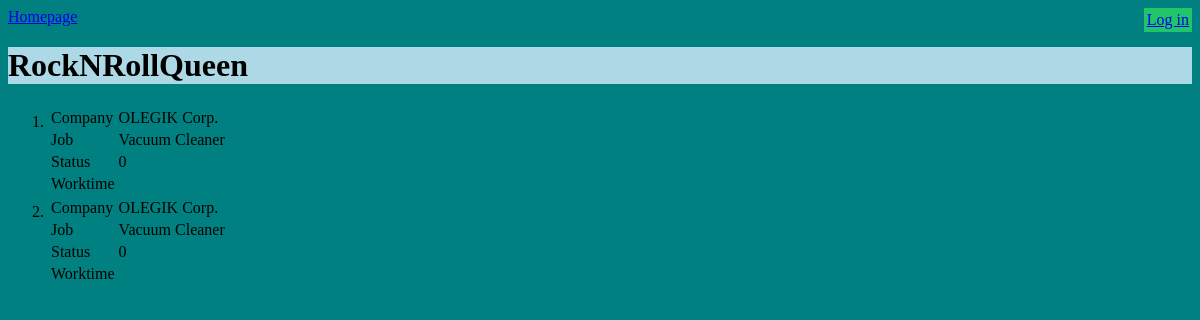
/workers/1, run on an earlier commit of the app's database.
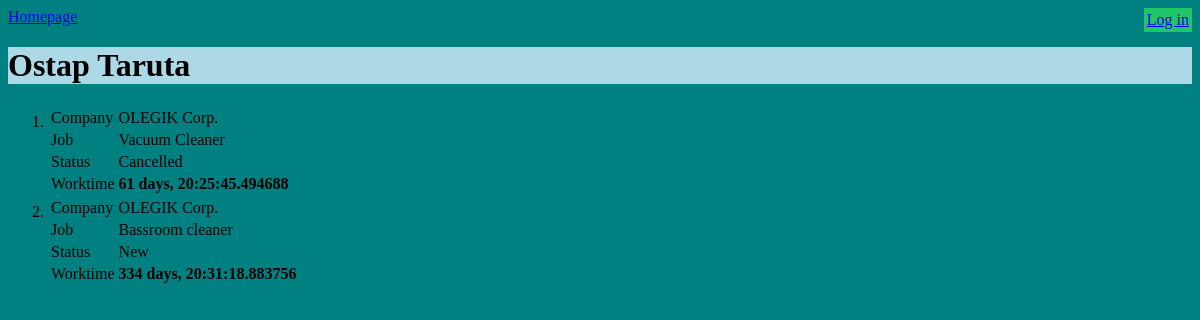
And on a later commit of the database.
### polls/models.py (models this page shows, shortened)
class Worker(models.Model):
    name = models.CharField(max_length=200)

class WorkPlace(models.Model):
    STATUS = (('New', 'New'),
              ('Approved', 'Approved'),
              ('Cancelled', 'Cancelled'),
              ('Finished', 'Finished'))
    job = models.ForeignKey(Job, on_delete=models.CASCADE)
    worker = models.ForeignKey(Worker, on_delete=models.CASCADE, blank=True)
    status = models.CharField(max_length=15, choices=STATUS, default='New')

class Job(models.Model):
    name = models.CharField(max_length=200)
    company = models.ForeignKey(Company, on_delete=models.CASCADE)
    def __str__(self):
        return self.name

class Company(models.Model):
    company_name = models.CharField(max_length=200)
    def __str__(self):
        return self.company_name

class WorkTime(models.Model):
    STATUS = (('New', 'New'),
              ('Approved', 'Approved'),
              ('Cancelled', 'Cancelled'))
    date_start = models.DateTimeField()
    date_end = models.DateTimeField(auto_now_add=True)
    status = models.CharField(max_length=15, choices=STATUS, default='New')
    worker = models.ForeignKey(Worker, on_delete=models.CASCADE)
    workplace = models.OneToOneField(WorkPlace, on_delete=models.CASCADE)
    def __str__(self):
        return str(self.date_end-self.date_start)

### polls/views.py (the view)
# urls.py: path('workers/<int:pk>', views.WorkerDetailsView.as_view(), name='worker_details'),
class WorkerDetailsView(generic.DetailView):
    template_name = 'polls/worker_details.html'
    model = Worker

### polls/templates/polls/worker_details.html
{% extends 'polls/base.html' %}
{% load i18n %}
{% block content %}
<h1>{{ worker.name }}</h1>
{% if worker.workplace_set.all %}
<ol>
    {% for place in worker.workplace_set.all %}
        <li>
            <table>
                <tr>
                    <td>{% trans "Company" %}</td>
                    <td>{{ place.job.company }}</td>
                </tr>
                <tr>
                    <td>{% trans "Job" %}</td>
                    <td>{{ place.job }}</td>
                </tr>
                <tr>
                    <td>{% trans "Status" %}</td>
                    <td>{{ place.status }}</td>
                </tr>
                <tr>
                    <td>{% trans "Worktime" %}</td>
                    <th>{{ place.worktime }}</th>
                </tr>
            </table>
        </li>
    {% endfor %}
</ol>
{% else %}
<p>No details</p>
{% endif %}
{% endblock %}

What changed in the data, as far as the page shows it:
removed WorkPlace: job.company "OLEGIK Corp.", job "Vacuum Cleaner", status "0"
removed WorkPlace: job.company "OLEGIK Corp.", job "Vacuum Cleaner", status "0"
changed Worker: name "RockNRollQueen" → "Ostap Taruta"
added WorkPlace: job.company "OLEGIK Corp.", job "Vacuum Cleaner", status "Cancelled", worktime "61 days, 20:25:45.494688"
added WorkPlace: job.company "OLEGIK Corp.", job "Bassroom cleaner", status "New", worktime "334 days, 20:31:18.883756"
